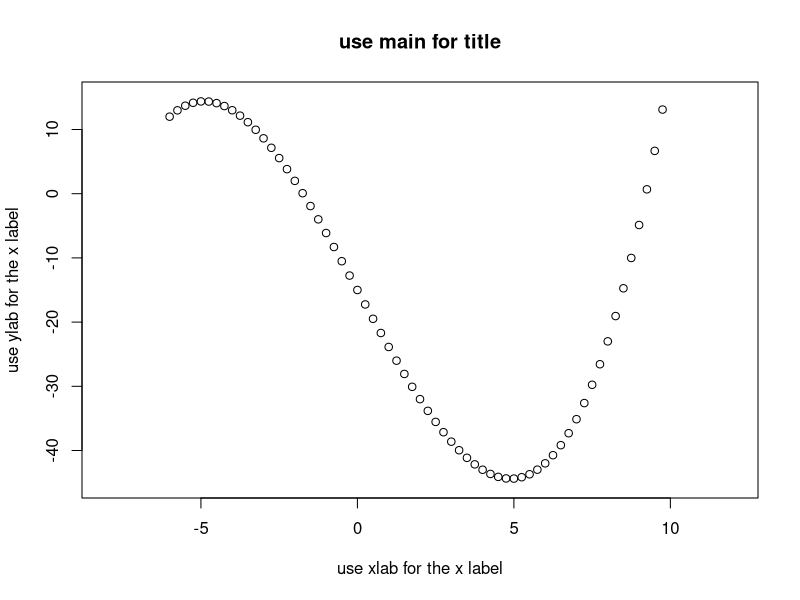

Write the R code that produced this figure.
x11()

x <- seq(-6, 10, by=0.25) # c(-6:10)
y <- x*x*x/8 - 9*x -15

x11()

plot(x, y, 
    main="use main for title"      ,
    xlab="use xlab for the x label",
    ylab="use ylab for the x label",
    xlim=c(-8,12)                  ,
    ylim=c(-45,15)                 ,
  )


z <- locator(1) # wait for mouse click or enter pressed
